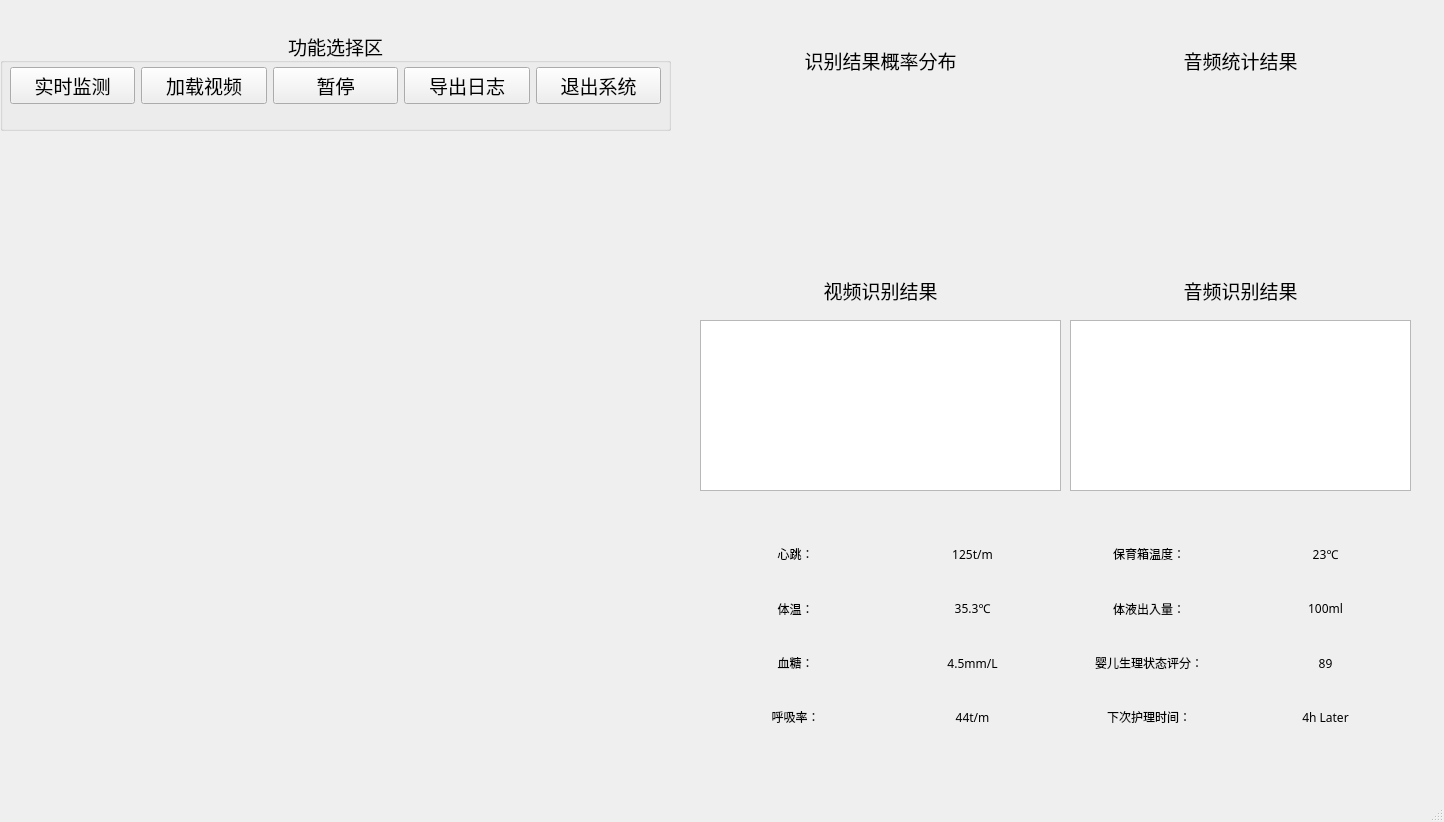
<?xml version="1.0" encoding="UTF-8"?>
<ui version="4.0">
 <class>MainWindow</class>
 <widget class="QMainWindow" name="MainWindow">
  <property name="geometry">
   <rect>
    <x>0</x>
    <y>0</y>
    <width>1444</width>
    <height>822</height>
   </rect>
  </property>
  <property name="windowTitle">
   <string>MainWindow</string>
  </property>
  <widget class="QWidget" name="centralwidget">
   <widget class="QGroupBox" name="groupBox">
    <property name="geometry">
     <rect>
      <x>0</x>
      <y>30</y>
      <width>671</width>
      <height>101</height>
     </rect>
    </property>
    <property name="minimumSize">
     <size>
      <width>561</width>
      <height>91</height>
     </size>
    </property>
    <property name="font">
     <font>
      <family>黑体</family>
      <pointsize>14</pointsize>
      <weight>50</weight>
      <bold>false</bold>
     </font>
    </property>
    <property name="title">
     <string>功能选择区</string>
    </property>
    <property name="alignment">
     <set>Qt::AlignCenter</set>
    </property>
    <widget class="QWidget" name="layoutWidget">
     <property name="geometry">
      <rect>
       <x>10</x>
       <y>20</y>
       <width>651</width>
       <height>71</height>
      </rect>
     </property>
     <layout class="QHBoxLayout" name="horizontalLayout">
      <item>
       <widget class="QPushButton" name="real_time_camera">
        <property name="font">
         <font>
          <family>黑体</family>
          <pointsize>14</pointsize>
          <weight>50</weight>
          <bold>false</bold>
         </font>
        </property>
        <property name="text">
         <string>实时监测</string>
        </property>
       </widget>
      </item>
      <item>
       <widget class="QPushButton" name="btn_input">
        <property name="font">
         <font>
          <family>黑体</family>
          <pointsize>14</pointsize>
          <weight>50</weight>
          <bold>false</bold>
         </font>
        </property>
        <property name="text">
         <string>加载视频</string>
        </property>
       </widget>
      </item>
      <item>
       <widget class="QPushButton" name="btn_pause">
        <property name="font">
         <font>
          <family>黑体</family>
          <pointsize>14</pointsize>
          <weight>50</weight>
          <bold>false</bold>
         </font>
        </property>
        <property name="text">
         <string>暂停</string>
        </property>
       </widget>
      </item>
      <item>
       <widget class="QPushButton" name="export_log">
        <property name="font">
         <font>
          <family>黑体</family>
          <pointsize>14</pointsize>
          <weight>50</weight>
          <bold>false</bold>
         </font>
        </property>
        <property name="text">
         <string>导出日志</string>
        </property>
       </widget>
      </item>
      <item>
       <widget class="QPushButton" name="quit_system">
        <property name="font">
         <font>
          <family>黑体</family>
          <pointsize>14</pointsize>
          <weight>50</weight>
          <bold>false</bold>
         </font>
        </property>
        <property name="text">
         <string>退出系统</string>
        </property>
       </widget>
      </item>
     </layout>
    </widget>
   </widget>
   <widget class="QLabel" name="recognition_results_label">
    <property name="geometry">
     <rect>
      <x>700</x>
      <y>270</y>
      <width>361</width>
      <height>41</height>
     </rect>
    </property>
    <property name="minimumSize">
     <size>
      <width>331</width>
      <height>41</height>
     </size>
    </property>
    <property name="font">
     <font>
      <family>黑体</family>
      <pointsize>14</pointsize>
      <weight>50</weight>
      <bold>false</bold>
     </font>
    </property>
    <property name="text">
     <string>视频识别结果</string>
    </property>
    <property name="alignment">
     <set>Qt::AlignCenter</set>
    </property>
   </widget>
   <widget class="QLabel" name="statistics_results_label">
    <property name="geometry">
     <rect>
      <x>700</x>
      <y>40</y>
      <width>361</width>
      <height>41</height>
     </rect>
    </property>
    <property name="minimumSize">
     <size>
      <width>331</width>
      <height>41</height>
     </size>
    </property>
    <property name="font">
     <font>
      <family>黑体</family>
      <pointsize>14</pointsize>
      <weight>50</weight>
      <bold>false</bold>
     </font>
    </property>
    <property name="text">
     <string>识别结果概率分布</string>
    </property>
    <property name="alignment">
     <set>Qt::AlignCenter</set>
    </property>
   </widget>
   <widget class="QLabel" name="data_statistic_show">
    <property name="geometry">
     <rect>
      <x>700</x>
      <y>100</y>
      <width>361</width>
      <height>131</height>
     </rect>
    </property>
    <property name="text">
     <string/>
    </property>
   </widget>
   <widget class="QListWidget" name="recognition_result">
    <property name="geometry">
     <rect>
      <x>700</x>
      <y>320</y>
      <width>361</width>
      <height>171</height>
     </rect>
    </property>
   </widget>
   <widget class="QLabel" name="label_video">
    <property name="geometry">
     <rect>
      <x>20</x>
      <y>150</y>
      <width>651</width>
      <height>571</height>
     </rect>
    </property>
    <property name="text">
     <string/>
    </property>
   </widget>
   <widget class="QListWidget" name="audiolist_show">
    <property name="geometry">
     <rect>
      <x>1070</x>
      <y>320</y>
      <width>341</width>
      <height>171</height>
     </rect>
    </property>
   </widget>
   <widget class="QLabel" name="auidoplot_show">
    <property name="geometry">
     <rect>
      <x>1070</x>
      <y>100</y>
      <width>341</width>
      <height>131</height>
     </rect>
    </property>
    <property name="text">
     <string/>
    </property>
   </widget>
   <widget class="QLabel" name="recognition_results_label_2">
    <property name="geometry">
     <rect>
      <x>1070</x>
      <y>270</y>
      <width>341</width>
      <height>41</height>
     </rect>
    </property>
    <property name="minimumSize">
     <size>
      <width>331</width>
      <height>41</height>
     </size>
    </property>
    <property name="font">
     <font>
      <family>黑体</family>
      <pointsize>14</pointsize>
      <weight>50</weight>
      <bold>false</bold>
     </font>
    </property>
    <property name="text">
     <string>音频识别结果</string>
    </property>
    <property name="alignment">
     <set>Qt::AlignCenter</set>
    </property>
   </widget>
   <widget class="QLabel" name="statistics_results_label_2">
    <property name="geometry">
     <rect>
      <x>1070</x>
      <y>40</y>
      <width>341</width>
      <height>41</height>
     </rect>
    </property>
    <property name="minimumSize">
     <size>
      <width>331</width>
      <height>41</height>
     </size>
    </property>
    <property name="font">
     <font>
      <family>黑体</family>
      <pointsize>14</pointsize>
      <weight>50</weight>
      <bold>false</bold>
     </font>
    </property>
    <property name="text">
     <string>音频统计结果</string>
    </property>
    <property name="alignment">
     <set>Qt::AlignCenter</set>
    </property>
   </widget>
   <widget class="QWidget" name="gridLayoutWidget">
    <property name="geometry">
     <rect>
      <x>710</x>
      <y>530</y>
      <width>701</width>
      <height>211</height>
     </rect>
    </property>
    <layout class="QGridLayout" name="gridLayout">
     <item row="1" column="1">
      <widget class="QLabel" name="tiwen_value">
       <property name="font">
        <font>
         <family>黑体</family>
        </font>
       </property>
       <property name="text">
        <string>35.3℃</string>
       </property>
       <property name="alignment">
        <set>Qt::AlignCenter</set>
       </property>
      </widget>
     </item>
     <item row="2" column="0">
      <widget class="QLabel" name="xuetang">
       <property name="font">
        <font>
         <family>黑体</family>
        </font>
       </property>
       <property name="text">
        <string>血糖：</string>
       </property>
       <property name="alignment">
        <set>Qt::AlignCenter</set>
       </property>
      </widget>
     </item>
     <item row="2" column="2">
      <widget class="QLabel" name="pingfen">
       <property name="font">
        <font>
         <family>黑体</family>
        </font>
       </property>
       <property name="text">
        <string>婴儿生理状态评分：</string>
       </property>
       <property name="alignment">
        <set>Qt::AlignCenter</set>
       </property>
      </widget>
     </item>
     <item row="1" column="2">
      <widget class="QLabel" name="tiye">
       <property name="font">
        <font>
         <family>黑体</family>
        </font>
       </property>
       <property name="text">
        <string>体液出入量：</string>
       </property>
       <property name="alignment">
        <set>Qt::AlignCenter</set>
       </property>
      </widget>
     </item>
     <item row="2" column="3">
      <widget class="QLabel" name="pingfen_value">
       <property name="font">
        <font>
         <family>黑体</family>
        </font>
       </property>
       <property name="text">
        <string>89</string>
       </property>
       <property name="alignment">
        <set>Qt::AlignCenter</set>
       </property>
      </widget>
     </item>
     <item row="2" column="1">
      <widget class="QLabel" name="xuetang_value">
       <property name="font">
        <font>
         <family>黑体</family>
        </font>
       </property>
       <property name="text">
        <string>4.5mm/L</string>
       </property>
       <property name="alignment">
        <set>Qt::AlignCenter</set>
       </property>
      </widget>
     </item>
     <item row="0" column="2">
      <widget class="QLabel" name="wendu">
       <property name="font">
        <font>
         <family>黑体</family>
        </font>
       </property>
       <property name="text">
        <string>保育箱温度：</string>
       </property>
       <property name="alignment">
        <set>Qt::AlignCenter</set>
       </property>
      </widget>
     </item>
     <item row="0" column="1">
      <widget class="QLabel" name="xintiao_value">
       <property name="font">
        <font>
         <family>黑体</family>
        </font>
       </property>
       <property name="text">
        <string>125t/m</string>
       </property>
       <property name="alignment">
        <set>Qt::AlignCenter</set>
       </property>
      </widget>
     </item>
     <item row="1" column="3">
      <widget class="QLabel" name="tiye_value">
       <property name="font">
        <font>
         <family>黑体</family>
        </font>
       </property>
       <property name="text">
        <string>100ml</string>
       </property>
       <property name="alignment">
        <set>Qt::AlignCenter</set>
       </property>
      </widget>
     </item>
     <item row="0" column="0">
      <widget class="QLabel" name="xintiao">
       <property name="font">
        <font>
         <family>黑体</family>
         <weight>50</weight>
         <bold>false</bold>
        </font>
       </property>
       <property name="text">
        <string>心跳：</string>
       </property>
       <property name="alignment">
        <set>Qt::AlignCenter</set>
       </property>
      </widget>
     </item>
     <item row="0" column="3">
      <widget class="QLabel" name="wendu_value">
       <property name="font">
        <font>
         <family>黑体</family>
        </font>
       </property>
       <property name="text">
        <string>23℃</string>
       </property>
       <property name="alignment">
        <set>Qt::AlignCenter</set>
       </property>
      </widget>
     </item>
     <item row="1" column="0">
      <widget class="QLabel" name="tiwen">
       <property name="font">
        <font>
         <family>黑体</family>
        </font>
       </property>
       <property name="text">
        <string>体温：</string>
       </property>
       <property name="alignment">
        <set>Qt::AlignCenter</set>
       </property>
      </widget>
     </item>
     <item row="3" column="3">
      <widget class="QLabel" name="shijian_value">
       <property name="font">
        <font>
         <family>黑体</family>
        </font>
       </property>
       <property name="text">
        <string>4h Later</string>
       </property>
       <property name="alignment">
        <set>Qt::AlignCenter</set>
       </property>
      </widget>
     </item>
     <item row="3" column="2">
      <widget class="QLabel" name="shijan">
       <property name="font">
        <font>
         <family>黑体</family>
        </font>
       </property>
       <property name="text">
        <string>下次护理时间：</string>
       </property>
       <property name="alignment">
        <set>Qt::AlignCenter</set>
       </property>
      </widget>
     </item>
     <item row="3" column="1">
      <widget class="QLabel" name="huxilv_value">
       <property name="font">
        <font>
         <family>黑体</family>
        </font>
       </property>
       <property name="text">
        <string>44t/m</string>
       </property>
       <property name="alignment">
        <set>Qt::AlignCenter</set>
       </property>
      </widget>
     </item>
     <item row="3" column="0">
      <widget class="QLabel" name="huxilv">
       <property name="font">
        <font>
         <family>黑体</family>
        </font>
       </property>
       <property name="text">
        <string>呼吸率：</string>
       </property>
       <property name="alignment">
        <set>Qt::AlignCenter</set>
       </property>
      </widget>
     </item>
    </layout>
   </widget>
  </widget>
  <widget class="QMenuBar" name="menubar">
   <property name="geometry">
    <rect>
     <x>0</x>
     <y>0</y>
     <width>1444</width>
     <height>23</height>
    </rect>
   </property>
  </widget>
  <widget class="QStatusBar" name="statusbar"/>
 </widget>
 <resources/>
 <connections/>
</ui>
